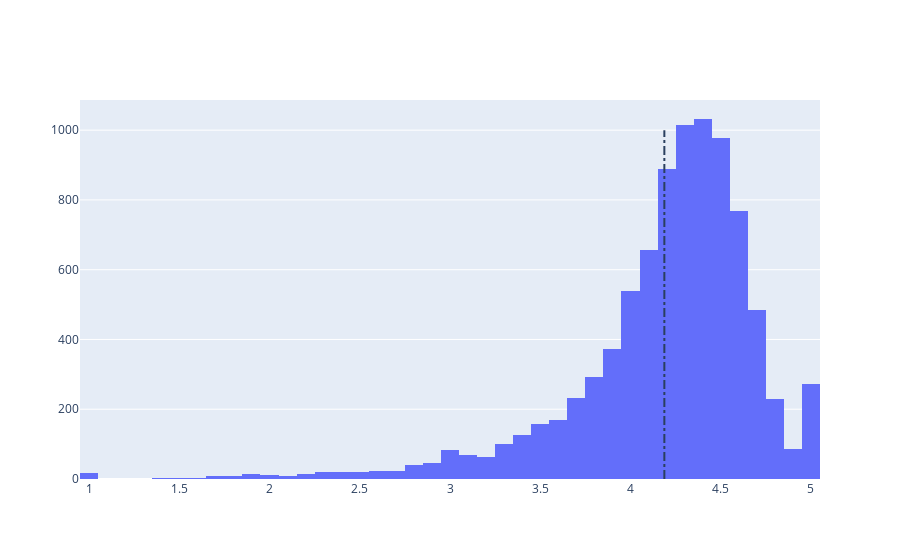

Notebook code for this chart:
### Markdown cell above
### **5. Distribution of app ratings**
After having witnessed the market share for each category of apps, let's see how all these apps perform on an average. App ratings (on a scale of 1 to 5) impact the discoverability, conversion of apps as well as the company's overall brand image. Ratings are a key performance indicator of an app.

From our research, we found that the average volume of ratings across all app categories is 4.17. The histogram plot is skewed to the left indicating that the majority of the apps are highly rated with only a few exceptions in the low-rated apps.

### Code cell
# Average rating of apps
avg_app_rating = apps['Rating'].mean()
print('Average app rating = ', avg_app_rating)

# Distribution of apps according to their ratings
data = [go.Histogram(
        x = apps['Rating']
)]

# Vertical dashed line to indicate the average app rating
layout = {'shapes': [{
              'type' :'line',
              'x0': avg_app_rating,
              'y0': 0,
              'x1': avg_app_rating,
              'y1': 1000,
              'line': { 'dash': 'dashdot'}
          }]
          }

plotly.offline.iplot({'data': data, 'layout': layout})

### Figure 1 — Plotly figure (JSON) as saved in the notebook; plotly's stock layout.template omitted (floating-point values rounded to 4 significant figures; data arrays with more than 128 entries replaced by an {"elided": "..."} marker saying what was removed)
{"data": [{"type": "histogram", "x": {"elided": "10358 float values"}}], "layout": {"shapes": [{"line": {"dash": "dashdot"}, "type": "line", "x0": 4.188, "x1": 4.188, "y0": 0, "y1": 1000}]}}
